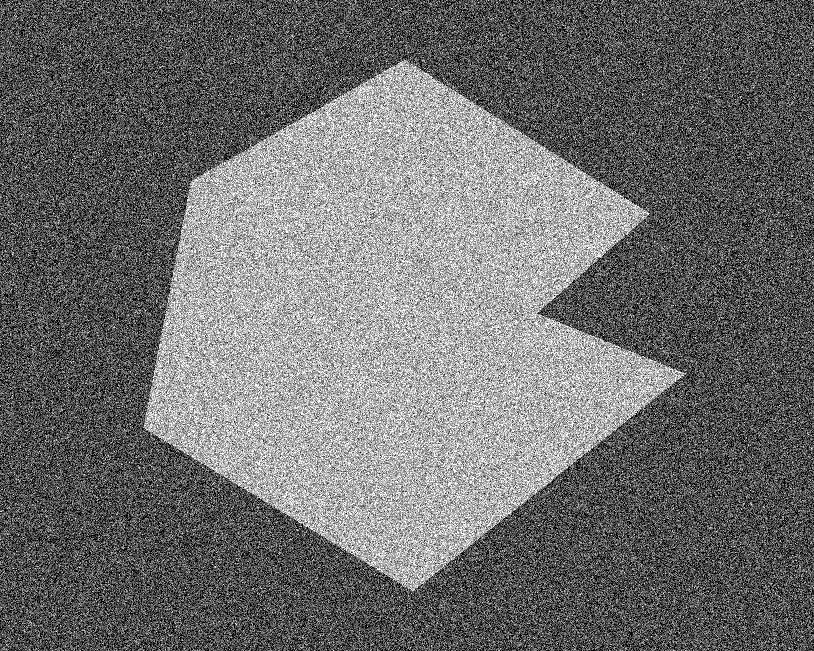
//> input picture OpenCV_On_JetsonNano/08_Image_Thresholding/images/Fig10_std_50.tif, 814 x 651 px
$ ./histogramPlot   (built with g++ and OpenCV 4)
//> lines starting //> are read from the running program, lines starting //| are printed output that depends on the picture; after the words box and inside, x2 and y2 are one past the last pixel; in counts of white or black regions, pixels touching at a corner belong together
#include <iostream>
#include <opencv2/core/core.hpp>
#include <opencv2/highgui/highgui.hpp>
#include <opencv2/imgproc/imgproc.hpp>

using namespace std;
using namespace cv;

Mat computeHistogram(Mat input_image) {

    Mat histogram;
    int channels[] = { 0 };
    int histSize[] = { 256 };
    float range[] = { 0, 256 };
    const float* ranges[] = { range };

    calcHist(&input_image, 1, channels, Mat(), histogram, 1, histSize, ranges);

    return histogram;

}

void plotHistogram(Mat histogram) {
    int plotWidth = 1024, plotHeight = 400;
    int binWidth = (plotWidth / histogram.rows);
    Mat histogramPlot(plotHeight, plotWidth, CV_8UC3, Scalar(0, 0, 0));

    normalize(histogram, histogram, 0, plotHeight, NORM_MINMAX);

    for (int i = 1; i < histogram.rows; ++i) {

        rectangle (
                histogramPlot,
                Point( (binWidth * (i-1)), (plotHeight - cvRound(histogram.at<float>(i-1, 0))) ),
                Point(binWidth*i, plotHeight),
                CV_RGB(200, 200, 200),
                //CV_FILLED
                cv::FILLED //OpenCV 4
        );

    }

    imshow("Histogram", histogramPlot);
    waitKey(0);
}

int main() {
    //Mat input_image = imread("images/Fig10_org.tif", IMREAD_GRAYSCALE);
    //Mat input_image = imread("images/Fig10_std_10.tif", IMREAD_GRAYSCALE);
    Mat input_image = imread("images/Fig10_std_50.tif", IMREAD_GRAYSCALE);
//> input_image is the input picture: 651 rows x 814 cols, CV_8UC1; min 0, max 255, mean 110
    Mat histogram = computeHistogram(input_image);
//> in computeHistogram, `calcHist(&input_image, 1, channels, Mat(), histogram, 1, histSize, ran..`: histogram = 256 values, max 22843 at index 0, min 454 at index 252, mean 2070
    plotHistogram(histogram);
//> in plotHistogram, `normalize(histogram, histogram, 0, plotHeight, NORM_MINMAX);`: histogram = 256 values, max 400 at index 0, min 0 at index 252, mean 28.87
//> after the loop in plotHistogram, `for (int i = 1; i < histogram.rows; ++i)`:
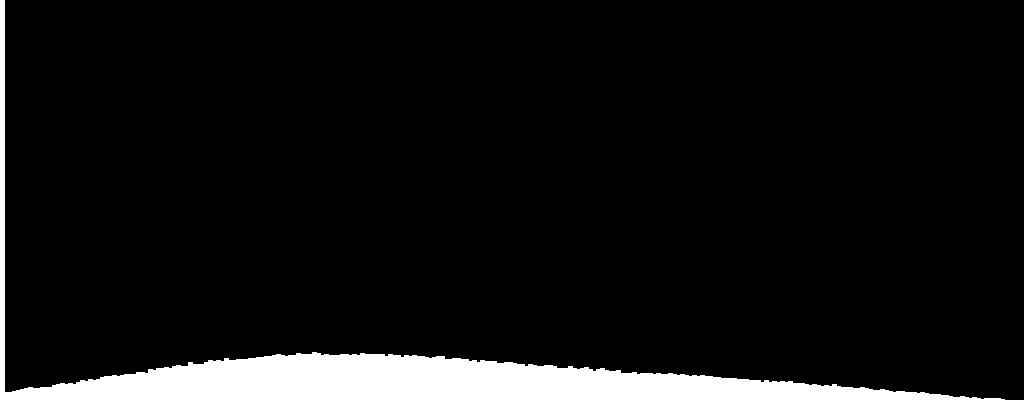
//> histogramPlot: 400 rows x 1024 cols, CV_8UC3; values 0 (black) and 200 (white), 7.2% white; 1 white region, box (x1, y1, x2, y2) and area: (0, 0, 1005, 400) 29302

    return 0;
}
